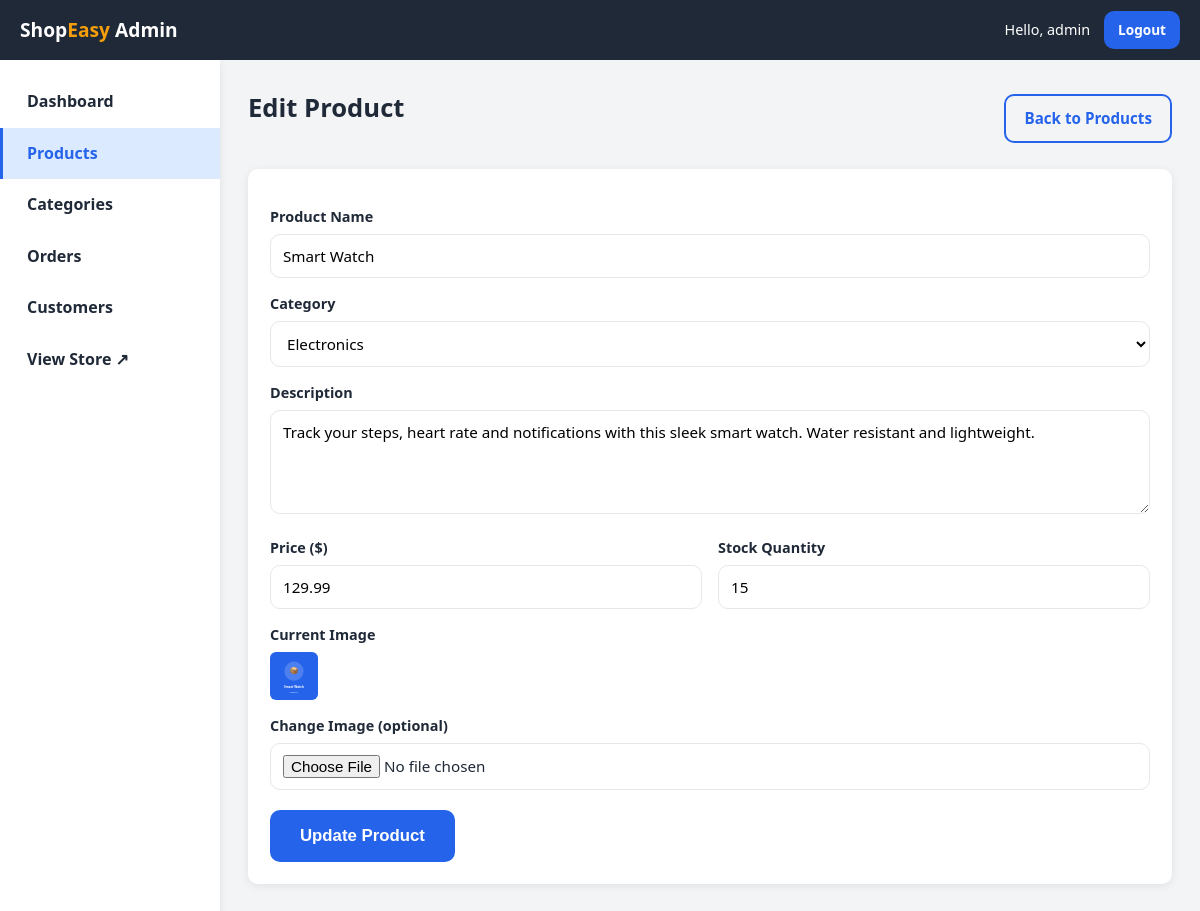
The app's page /admin/edit-product.php?id=2 (signed in) with its own data.
### tables this page shows
CREATE TABLE products (
    id          INT(11) AUTO_INCREMENT PRIMARY KEY,
    category_id INT(11) NULL,
    name        VARCHAR(150) NOT NULL,
    description TEXT NULL,
    stock       INT(11) NOT NULL DEFAULT 0,
    price       DECIMAL(10,2) NOT NULL,
    image       VARCHAR(255) NULL,
    created_at  TIMESTAMP DEFAULT CURRENT_TIMESTAMP,
    FOREIGN KEY (category_id) REFERENCES categories(id) ON DELETE SET NULL
);

CREATE TABLE categories (
    id   INT(11) AUTO_INCREMENT PRIMARY KEY,
    name VARCHAR(100) NOT NULL
);

### includes/functions.php (called while the page is built, shortened)
<?php
function e($text)
{
    return htmlspecialchars($text ?? '', ENT_QUOTES, 'UTF-8');
}
    ?>

### admin/edit-product.php (the view, shortened to what this page needs)
<?php
require_once __DIR__ . '/../config/database.php';
$id = isset($_GET['id']) ? (int)$_GET['id'] : 0;
$stmt = $conn->prepare("SELECT * FROM products WHERE id = ?");
$stmt->bind_param('i', $id);
$stmt->execute();
$product = $stmt->get_result()->fetch_assoc();
$categories = $conn->query("SELECT * FROM categories ORDER BY name");
include __DIR__ . '/includes/admin-header.php';
?>
<div class="admin-panel-head">
    <h1 class="admin-title">Edit Product</h1>
    <a href="products.php" class="btn btn-outline">Back to Products</a>
</div>
<div class="admin-panel">
    <form method="post" action="edit-product.php?id=<?php echo (int)$id; ?>"
          enctype="multipart/form-data" class="admin-form">
        <label for="name">Product Name</label>
        <input type="text" id="name" name="name" value="<?php echo e($product['name']); ?>" required>
        <label for="category_id">Category</label>
        <select id="category_id" name="category_id" required>
            <?php while ($cat = $categories->fetch_assoc()): ?>
                <option value="<?php echo (int)$cat['id']; ?>"
                    <?php echo ($product['category_id'] == $cat['id']) ? 'selected' : ''; ?>>
                    <?php echo e($cat['name']); ?>
                </option>
            <?php endwhile; ?>
        </select>
        <label for="description">Description</label>
        <textarea id="description" name="description" rows="4"><?php echo e($product['description']); ?></textarea>
        <div class="form-row">
            <div>
                <label for="price">Price ($)</label>
                <input type="number" id="price" name="price" step="0.01" min="0"
                       value="<?php echo e($product['price']); ?>" required>
            </div>
            <div>
                <label for="stock">Stock Quantity</label>
                <input type="number" id="stock" name="stock" min="0"
                       value="<?php echo e($product['stock']); ?>" required>
            </div>
        </div>
        <label>Current Image</label>
        <img class="table-thumb" src="../images/<?php echo e($product['image']); ?>"
             alt="<?php echo e($product['name']); ?>"
             onerror="this.onerror=null;this.src='../images/placeholder.svg';">
        <label for="image">Change Image (optional)</label>
        <input type="file" id="image" name="image" accept="image/*">
        <button type="submit" class="btn btn-large">Update Product</button>
    </form>
</div>
<?php include __DIR__ . '/includes/admin-footer.php'; ?>

### css/style.css (style rules this page uses)
:root { --primary: #2563eb; --primary-dark: #1d4ed8; --primary-light: #dbeafe; --accent: #f59e0b; --dark: #1f2937; --gray: #6b7280; --light-gray: #f3f4f6; --border: #e5e7eb; --white: #ffffff; --success: #16a34a; --danger: #dc2626; --shadow: 0 2px 8px rgba(0, 0, 0, 0.08); --shadow-hover: 0 6px 18px rgba(0, 0, 0, 0.12); --radius: 10px; }
* { margin: 0; padding: 0; box-sizing: border-box; }
body { font-family: 'Segoe UI', Tahoma, Arial, sans-serif; color: var(--dark); background: var(--light-gray); line-height: 1.6; }
a { text-decoration: none; color: inherit; }
img { max-width: 100%; display: block; }
.btn { display: inline-block; background: var(--primary); color: var(--white); border: 2px solid var(--primary); padding: 10px 18px; border-radius: var(--radius); font-size: 0.95rem; font-weight: 600; cursor: pointer; transition: background 0.2s, transform 0.1s, box-shadow 0.2s; text-align: center; }
.btn-large { padding: 14px 28px; font-size: 1.05rem; }
.btn-outline { background: transparent; color: var(--primary); }
label { display: block; font-weight: 600; margin: 14px 0 6px; font-size: 0.9rem; }
input, select, textarea { width: 100%; padding: 11px 12px; border: 1px solid var(--border); border-radius: var(--radius); font-size: 0.95rem; font-family: inherit; background: var(--white); }
.table-thumb { width: 48px; height: 48px; object-fit: cover; border-radius: 6px; }
.admin-body { background: var(--light-gray); }
.admin-title { font-size: 1.6rem; margin-bottom: 20px; }
.admin-panel { background: var(--white); border-radius: var(--radius); box-shadow: var(--shadow); padding: 22px; margin-bottom: 24px; }
.admin-panel-head { display: flex; justify-content: space-between; align-items: center; margin-bottom: 20px; flex-wrap: wrap; gap: 12px; }
.admin-form .form-row { display: flex; gap: 16px; }
.admin-form .form-row > div { flex: 1; }
.admin-form .btn { margin-top: 20px; }

### records on screen
products: name "Smart Watch", category_id "Electronics", description "Track your steps, heart rate and notifications with this sleek smart watch. Water resistant and lightweight.", price "129.99", stock "15", image (picture)

### other values on screen
$_SESSION['admin_username'] "admin"
